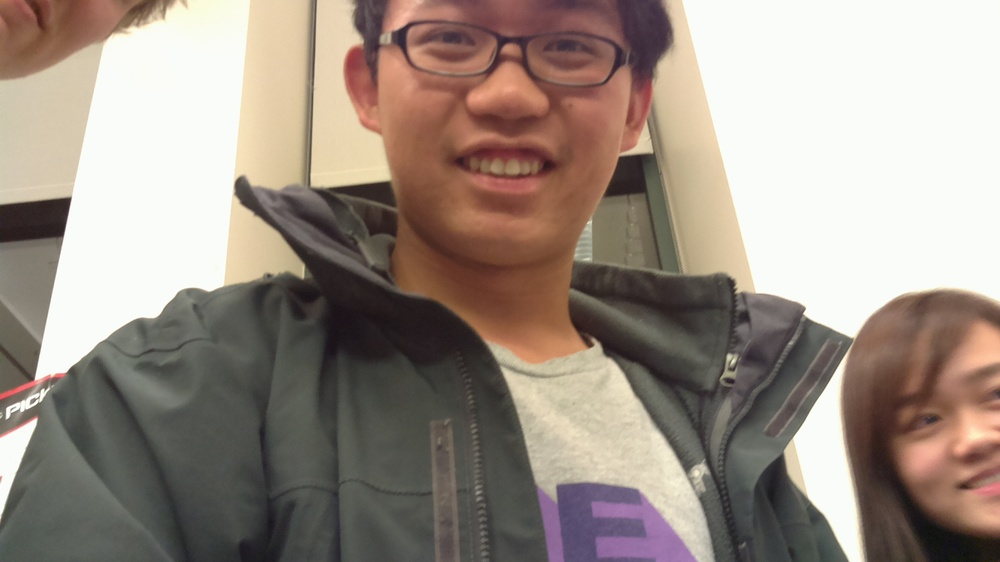
#> input picture testings/lincong_fat.jpg, 1000 x 562 px, shrunk from 1920 x 1080 before the run
$ python find_shapes_image.py --image ../lincong_fat.jpg   (Python 2 division)   (older library calls are emulated)
#> lines starting #> are read from the running program, lines starting #| are printed output that depends on the picture; after the words box and inside, x2 and y2 are one past the last pixel; in counts of white or black regions, pixels touching at a corner belong together
# USAGE
# python find_shapes.py --image shapes.png

# import the necessary packages
import numpy as np
import argparse
import cv2

# construct the argument parse and parse the arguments
ap = argparse.ArgumentParser()
ap.add_argument("-i", "--image", help = "path to the image file")
args = vars(ap.parse_args())

# load the image
image = cv2.imread(args["image"])
#> image is the input picture: shape (562, 1000, 3); mean B, G, R 132.5, 142.4, 155.1

# find all the 'black' shapes in the image
lower = np.array([0, 0, 0])
upper = np.array([15, 15, 15])
shapeMask = cv2.inRange(image, lower, upper)
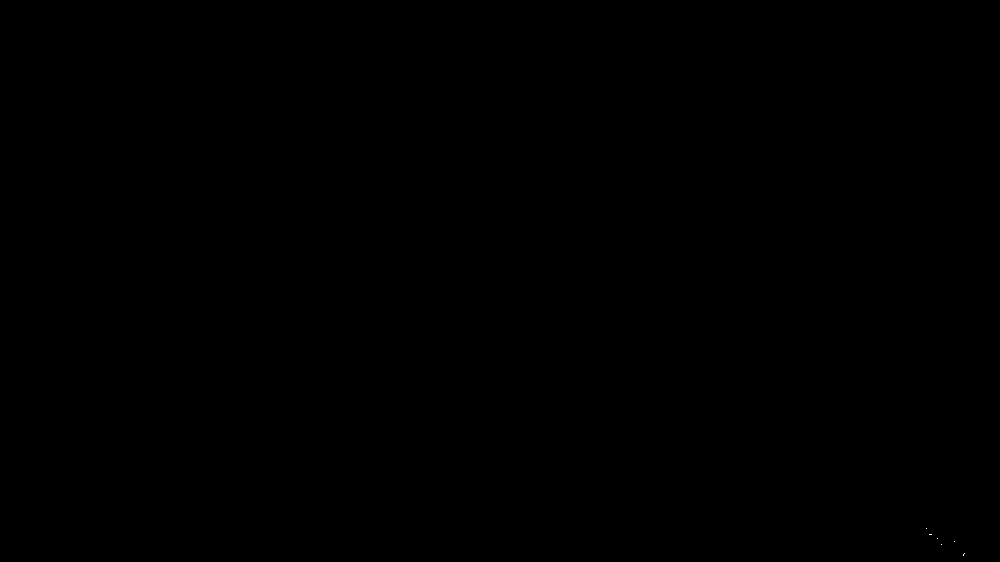
#> shapeMask: shape (562, 1000); 0% white in thin lines or dots, all inside (x1, y1, x2, y2) = (926, 528, 965, 556)

# find the contours in the mask
(_, cnts, _) = cv2.findContours(shapeMask.copy(), cv2.RETR_EXTERNAL, cv2.CHAIN_APPROX_SIMPLE)
#> cnts = 6 contours, all with area under 20
print "I found %d black shapes" % (len(cnts))
#| I found 6 black shapes
cv2.imshow("Mask", shapeMask)

# loop over the contours
for c in cnts:
	# draw the contour and show it
	cv2.drawContours(image, [c], -1, (0, 255, 0), 2)
	cv2.imshow("Image", image)
	cv2.waitKey(0)
#> this loop made 6 passes
#> c on passes 1 to 6: [[964, 553], [963, 554], [963, 555], [963, 554]], [[941, 544]], [[954, 541]], [[937, 538]], [[929, 534], [931, 534]], [[926, 528]]
#> image: shape (562, 1000, 3); 0.01% of pixels changed, all inside (x1, y1, x2, y2) = (925, 527, 966, 557)
